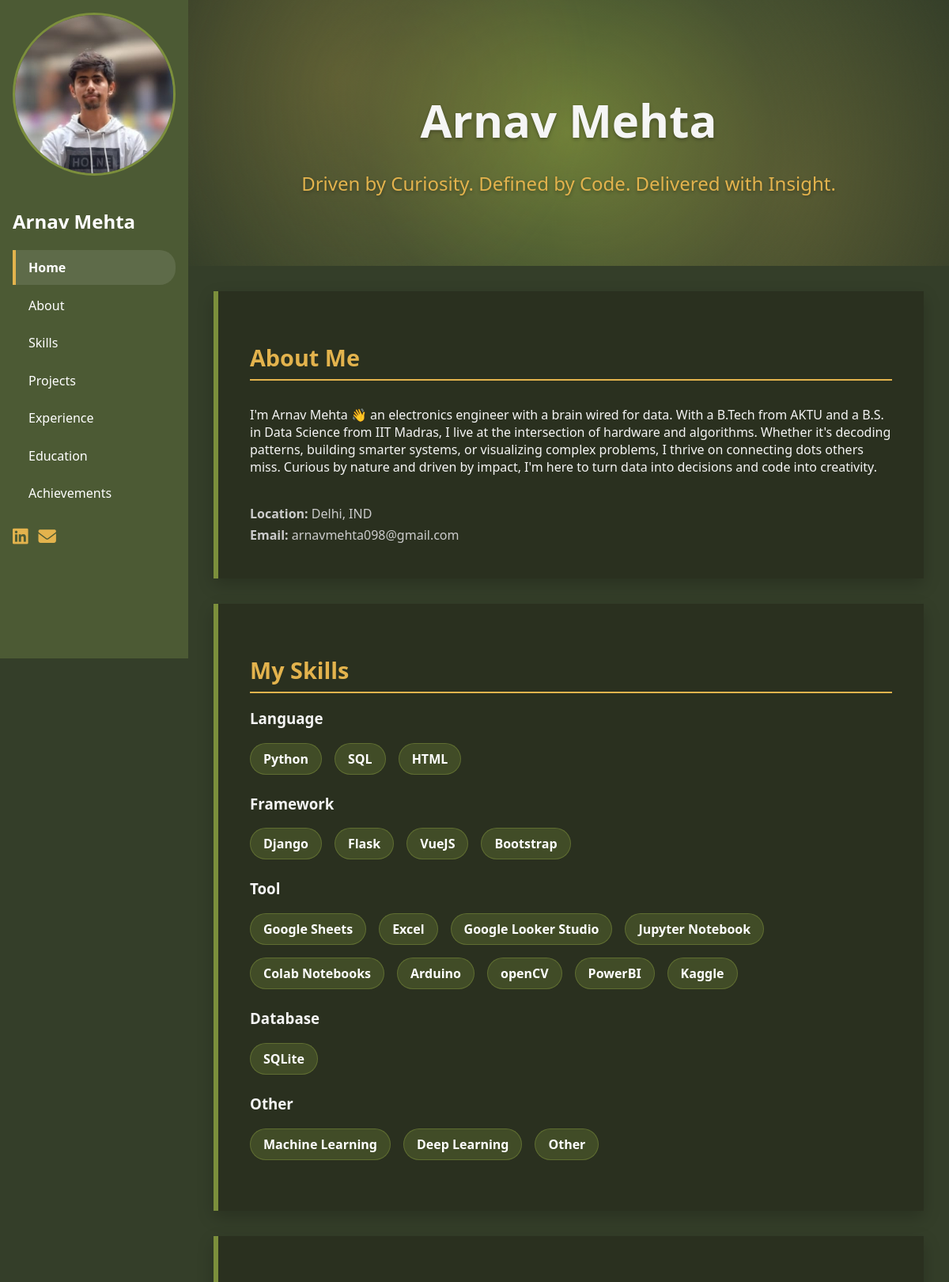
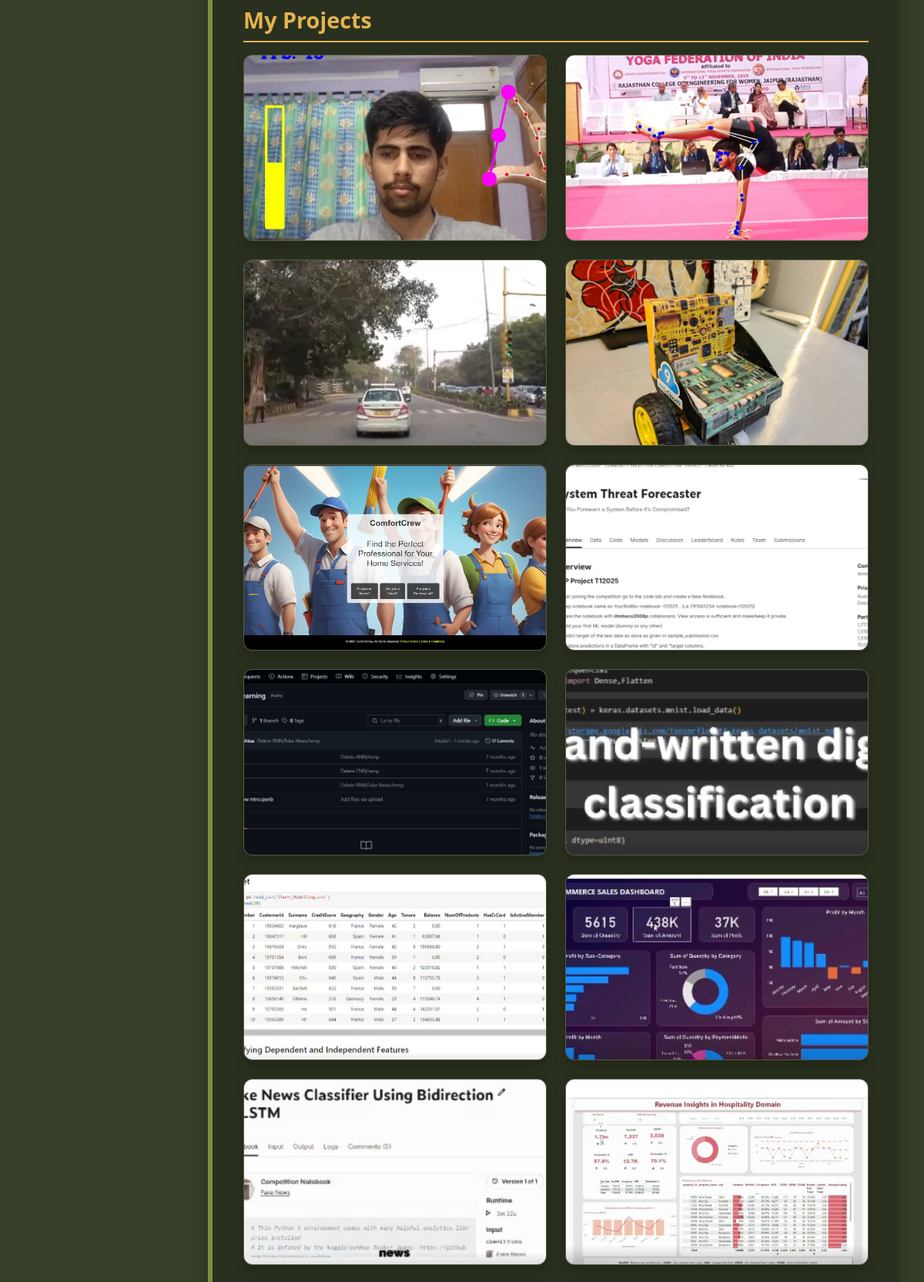
The page / (upper part) on the database its author committed (2 pictures, top to bottom).
### portfolio/models.py (models this page shows, shortened)
class Profile(models.Model):
    name = models.CharField(max_length=100)
    title = models.CharField(max_length=100)
    bio = models.TextField()
    profile_pic = ResizedImageField(
        size=[500,500],
        quality = 100 ,
        upload_to = 'profile_pics/',
        blank=True,
        null = True,
    )
    email = models.EmailField()
    github = models.URLField()
    linkedin = models.URLField()
    location = models.CharField(max_length=100)

class Skill(models.Model):
    name = models.CharField(max_length=50)  # e.g., "Python"
    category = models.CharField(max_length=50, choices=[
        ('language', 'Language'),
        ('framework', 'Framework'),
        ('tool', 'Tool'),
        ('design', 'Design'),
        ('database', 'Database'),
        ('other', 'Other'),
    ])

class Project(models.Model):
    title = models.CharField(max_length=200)
    description = models.TextField()
    image = models.ImageField(upload_to='projects/')
    skills = models.ManyToManyField(Skill)
    github_url = models.URLField(blank=True, null=True)
    live_url = models.URLField(blank=True, null=True)
    date = models.DateField()
    featured = models.BooleanField(default=False)

### portfolio/views.py (the view)
# urls.py: path("", views.index, name="index"),
def index(request):
    selected_skill = request.GET.get("skill")          # <-- NEW
    projects = (Project.objects.filter(skills__id=selected_skill).order_by('-date')
            if selected_skill else Project.objects.all().order_by('-date'))
    experience_links={
        "Data Analyst at Wildnet Technologies":"https://drive.google.com/file/d/1p1DBtZkCEz5YFx1HrPEN6L2HcMRIMCaz/view?usp=sharing"
    }
    achievement_links = {
        "Letter of Recommendation from Wildnet":"https://drive.google.com/file/d/1OZCWlx-GGMrC5DQxlsK3BHHevBhlBki3/view?usp=sharing",
        "Cyber Security A.P.":"https://www.linkedin.com/posts/arnav-mehta-1b5b93226_learning-hacking-cybersecurity-activity-7015959581289779200-L2vn?utm_source=social_share_send&utm_medium=member_desktop_web&rcm=ACoAADjFklkB5EctP2DgK_ePgTXUJZHAJlhUtYQ",
        "Career Essentials in Data Analysis by Microsoft":"https://www.linkedin.com/posts/arnav-mehta-1b5b93226_certificate-of-completion-activity-7199088385863426050-Kb9V?utm_source=social_share_send&utm_medium=member_desktop_web&rcm=ACoAADjFklkB5EctP2DgK_ePgTXUJZHAJlhUtYQ",
        "JKSD 30 hour Training":"https://www.linkedin.com/posts/arnav-mehta-1b5b93226_hello-connections-i-am-thrilled-to-announce-activity-7200819136262725632-8_mF?utm_source=social_share_send&utm_medium=member_desktop_web&rcm=ACoAADjFklkB5EctP2DgK_ePgTXUJZHAJlhUtYQ",
        "Deep Learning Specialization":"https://coursera.org/share/77f5d34c727a165c17509ceb0e6b9073",
    }
    context = {
        "profile": Profile.objects.first(),
        "skills_by_category": _build_skill_dict(),     # pulled-out helper, see below
        "projects": projects,
        "experience": Experience.objects.all().order_by("-start_date"),
        "education": Education.objects.all().order_by("-year_completed"),
        "achievements": Achievement.objects.all(),
        "selected_skill": selected_skill,
        "experience_links": experience_links,
        "achievement_links": achievement_links
        }
    return render(request, "portfolio/index.html", context)

### portfolio/templatetags/custom_tags.py (called while the page is built)
@register.filter
def get_item(dictionary, key):
    return dictionary.get(key)

### portfolio/views.py (called while the page is built)
def _build_skill_dict():
    skills_by_category = {}
    for s in Skill.objects.all():
        skills_by_category.setdefault(s.category, []).append(s)
    return skills_by_category

### portfolio/templates/portfolio/index.html (shortened to what this page needs)
{% extends "portfolio/base.html" %}
{% load static %}
{% load custom_tags %}
{% block content %}
<section id="home" class="hero">
    <div class="hero-content">
        <h1 style="font-size: 58px;">{{ profile.name }}</h1>
        <p>{{ profile.title }}</p>
    </div>
</section>
<section id="about" class="section">
    <h2 class="section-title">About Me</h2>
    <div class="about-content">
        <div class="about-text">
            <p>{{ profile.bio }}</p>
        </div>
    <div class="about-details">
        <p><strong>Location:</strong> {{ profile.location }}</p>
        <p><strong>Email:</strong> {{ profile.email }}</strong></p>
    </div>
    </div>
</section>
<section id="skills" class="section">
    <h2 class="section-title">My Skills</h2>
    {% for category, skills in skills_by_category.items %}
    <div class="skill-category">
        <h3>{{ category|title }}</h3>
        <div class="skill-container">
            {% for skill in skills %}
            <div class="skill-item{% if skill.id|stringformat:"s" == selected_skill %} selected{% endif %}">
            <a href="?skill={{ skill.id }}#projects">{{ skill.name }}</a>
            </div>
            {% endfor %}
        </div>
    </div>
    {% endfor %}
</section>
<section id="projects" class="section">
    <h2 class = "section-title">My Projects</h2>
<div class="project-grid">
  {% for project in projects %}
    <div class="project-item">
      <img src="{{ project.image.url }}" alt="{{ project.title }}">
    </div>
  {% endfor %}
</div>
</section>
{% endblock content %}

### portfolio/templates/portfolio/navbar.html (shortened to what this page needs)
<nav class="vertical-nav">
    <div class="nav-content">
    <div class="profile-section">
        {% if profile.profile_pic %}
        <img src="{{ profile.profile_pic.url }}" alt="Profile Picture" class = "profile-img">
        {% endif %}
        <h1>{{ profile.name }}</h1>
    </div>
    <ul class="nav-links">
        <li><a href="#home" class="nav-link active">Home</a></li>
        <li><a href="#about" class="nav-link">About</a></li>
        <li><a href="#skills" class="nav-link">Skills</a></li>
        <li><a href="#projects" class="nav-link">Projects</a></li>
        <li><a href="#experience" class="nav-link">Experience</a></li>
        <li><a href="#education" class="nav-link">Education</a></li>
        <li><a href="#achievements" class="nav-link">Achievements</a></li>
        </ul>
    <ul class="contact-icons">
  {% if profile.linkedin %}
    <li><a href="{{ profile.linkedin }}" target="_blank"
           aria-label="LinkedIn"><i class="fab fa-linkedin"></i></a></li>
  {% endif %}
  <li><a href="mailto:{{ profile.email }}" aria-label="Email">
        <i class="fas fa-envelope"></i></a></li>
</ul>
    </div>
</nav>

### portfolio/static/portfolio/css/style.css (style rules this page uses)
:root { --dark-green: #4c5a34; --light-green: #7c8f3c; --deep-olive: #343e29; --accent-yellow: #e3b34d; --peach: #F0BB78; --shadow: rgba(0, 0, 0, 0.2); --text-light: #f5f5f5; }
body { margin: 0; font-family: 'Segoe UI', Tahoma, Geneva, Verdana, sans-serif; background-color: var(--deep-olive); color: var(--text-light); }
.vertical-nav { width: 250px; background-color: var(--dark-green); color: white; padding: 1rem; height: 100vh; position: sticky; top: 0; display: flex; flex-direction: column; align-items: center; }
.profile-img { width: 200px; height: 200px; object-fit: cover; border-radius: 50%; margin-bottom: 1rem; border: 3px solid var(--light-green); }
.nav-links { list-style: none; padding: 0; width: 100%; }
.nav-link { display: block; padding: 0.7rem 1rem; margin: 0.2rem 0; color: white; text-decoration: none; border-left: 4px solid transparent; transition: all 0.3s ease; border-radius: 0 20px 20px 0; }
.contact-icons { list-style:none; display:flex; gap:.8rem; padding:0; margin-top:1rem; }
.contact-icons a { color:var(--accent-yellow); font-size:1.4rem; transition:transform .2s; }
.nav-link:hover, .nav-link.active { background-color: rgba(255, 255, 255, 0.1); border-left: 4px solid var(--accent-yellow); font-weight: bold; }
.hero { position: relative; padding: 4rem 0; text-align: center; color: var(--text-light); overflow: hidden; z-index: 1; margin: -2rem -2rem 2rem -2rem; }
.hero::before { content: ''; position: absolute; top: 0; left: 0; width: 100%; height: 100%; background: radial-gradient(circle at center, rgba(124, 143, 60, 0.8) 0%, rgba(76, 90, 52, 0.6) 50%, rgba(52, 62, 41, 0) 100% ); z-index: -1; }
.hero::after { content: ''; position: absolute; top: 0; left: 0; width: 100%; height: 100%; background: radial-gradient(circle at 20% 30%, rgba(227, 179, 77, 0.2) 0%, transparent 40% ), radial-gradient(circle at 80% 70%, rgba(227, 179, 77, 0.15) 0%, transparent 40% ); z-index: -1; }
.hero-content { position: relative; z-index: 2; max-width: 800px; margin: 0 auto; padding: 0 2rem; }
.hero h1 { font-size: 3rem; margin-bottom: 0.5rem; text-shadow: 0 2px 4px rgba(0, 0, 0, 0.3); }
.hero p { font-size: 1.5rem; color: var(--accent-yellow); text-shadow: 0 2px 4px rgba(0, 0, 0, 0.3); }
.section { background-color: rgba(42, 47, 31, 0.9); border-left: 6px solid var(--light-green); padding: 2.5rem; margin-bottom: 2rem; border-radius: 0px; box-shadow: 0 8px 20px var(--shadow); backdrop-filter: blur(5px); }
.section-title { font-size: 1.8rem; border-bottom: 2px solid var(--accent-yellow); margin-bottom: 1rem; padding-bottom: 0.5rem; color: var(--accent-yellow); }
.about-content { display: flex; flex-direction: column; gap: 1rem; }
.about-details p { margin: 0.3rem 0; color: #ccc; }
.skill-category { margin-bottom: 1.5rem; }
.skill-container { display: flex; flex-wrap: wrap; gap: 1rem; }
.skill-item { background-color: rgba(124, 143, 60, 0.3); border: 1px solid rgba(124, 143, 60, 0.5); color: white; padding: 0.5rem 1rem; border-radius: 20px; font-weight: bold; transition: all 0.3s ease; }
.skill-item a { color: inherit; text-decoration: none; }
.project-grid { display: grid; grid-template-columns: repeat(auto-fit, minmax(280px, 1fr)); gap: 1.5rem; }
.project-item { position: relative; border-radius: 12px; overflow: hidden; box-shadow: 0 8px 16px var(--shadow); height: 240px; background-color: #444; transition: transform 0.3s ease; border: 1px solid rgba(124, 143, 60, 0.3); }
.project-item img { width: 100%; height: 100%; object-fit: cover; display: block; }
.section-title { animation: fadeInUp 0.5s ease; }

### rows shown on the page
Profile: profile_pic (picture), name "Arnav Mehta", title "Driven by Curiosity. Defined by Code. Delivered with Insight.", bio "I'm Arnav Mehta 👋 an electronics engineer with a brain wired for data. With a B.Tech from AKTU and a B.S. in Data Science from IIT Madras, I live at the intersection of hardware and algorithms. Whether it's decoding patterns, building smarter systems, or visualizing complex problems, I thrive on connecting dots others miss. Curious by nature and driven by impact, I'm here to turn data into decisions and code into creativity.", location "Delhi, IND", email "arnavmehta098@gmail.com"
Skill: category "Language", name "Python"
Skill: name "SQL"
Skill: name "HTML"
Skill: category "Framework", name "Django"
Skill: name "Flask"
Skill: name "VueJS"
Skill: name "Bootstrap"
Skill: category "Tool", name "Google Sheets"
Skill: name "Excel"
Skill: name "Google Looker Studio"
Skill: name "Jupyter Notebook"
Skill: name "Colab Notebooks"
Skill: name "Arduino"
Skill: name "openCV"
Skill: name "PowerBI"
Skill: name "Kaggle"
Skill: category "Database", name "SQLite"
Skill: category "Other", name "Machine Learning"
Skill: name "Deep Learning"
Skill: name "Other"
Project: image (picture)
Project: image (picture)
Project: image (picture)
Project: image (picture)
Project: image (picture)
Project: image (picture)
